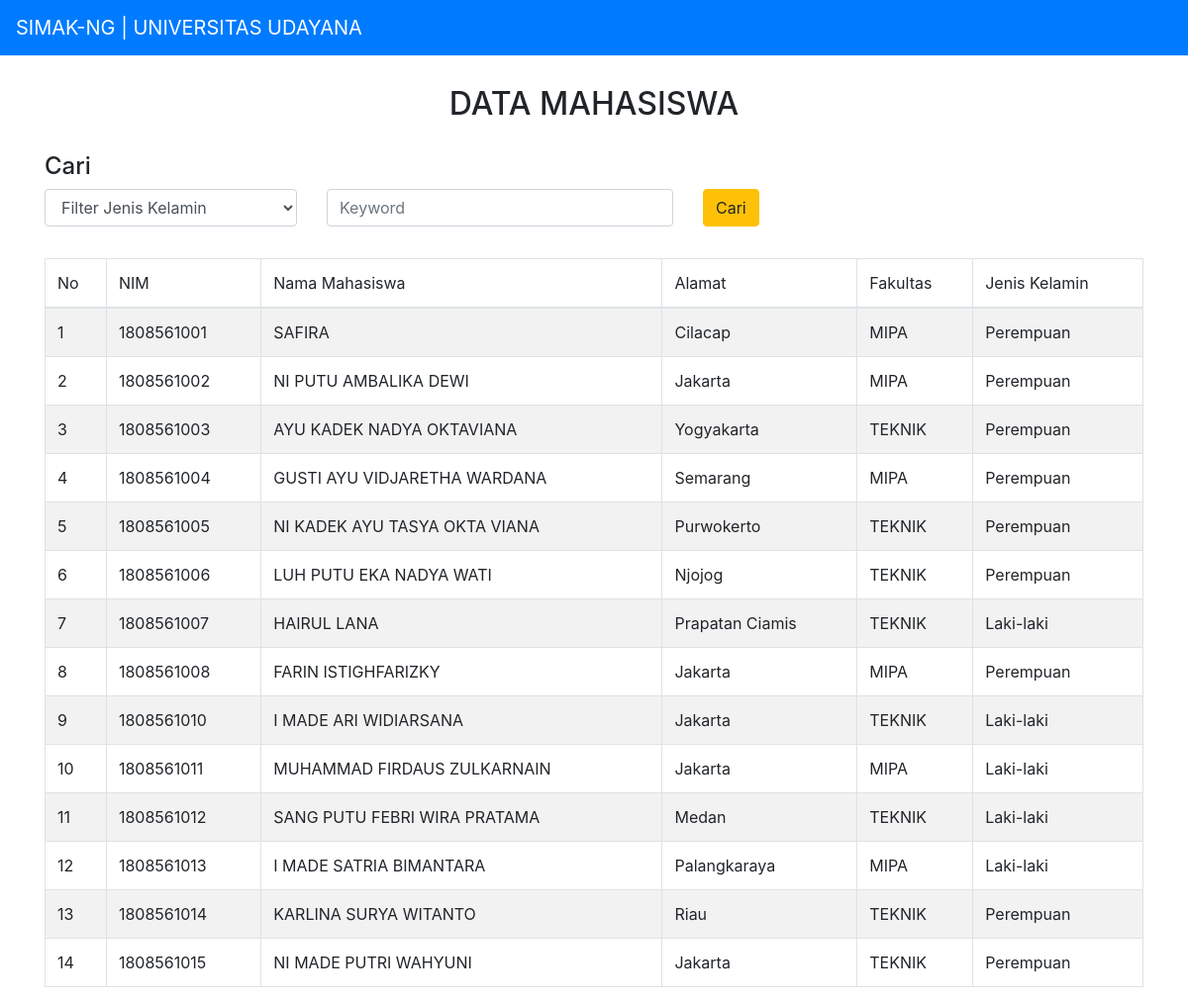
/SortingFiltering/index.php, run on the app's committed database.
### tables this page shows
CREATE TABLE `tbmahasiswa` (
  `id` int(11) NOT NULL,
  `nim` varchar(10) NOT NULL,
  `nama_mahasiswa` varchar(255) NOT NULL,
  `alamat` text NOT NULL,
  `jenis_kelamin` varchar(255) NOT NULL,
  `fakultas` varchar(255) NOT NULL
);

### SortingFiltering/index.php (the view, shortened to what this page needs)
<?php
$db = new mysqli(HOST, USER, PASS, DB);
?>
<!DOCTYPE html>
<html>
<head>
    <link rel="stylesheet" href="https://maxcdn.bootstrapcdn.com/bootstrap/4.0.0/css/bootstrap.min.css">
</head>
<body>
	<nav class="navbar navbar-dark bg-primary">
	  <a class="navbar-brand" href="index.php" style="color: #fff;">
	    SIMAK-NG | UNIVERSITAS UDAYANA
	  </a>
	</nav>
	<div class="container">
		<h2 align="center" style="margin: 30px;">DATA MAHASISWA</h2>
		<?php
			$s_jeniskelamin="";
            $s_keyword="";
		?>
		<form method="POST" action="">
	        <div class="row mb-3">
			    <div class="col-sm-12"><h4>Cari</h4></div>
			    <div class="col-sm-3">
			        <div class="form-group">
			            <select name="s_jeniskelamin" id="s_jeniskelamin" class="form-control">
			                <option value="">Filter Jenis Kelamin</option>
			            </select>
			        </div>
			    </div>
			    <div class="col-sm-4">
			        <div class="form-group">
			            <input type="text" placeholder="Keyword" name="s_keyword" id="s_keyword" class="form-control" value="<?php echo $s_keyword; ?>">
			        </div>
			    </div>
			    <div class="col-sm-4" >
			        <button id="search" name="search" class="btn btn-warning">Cari</button>
			    </div>
			</div>
		</form>
		<table class="table table-striped table-bordered" style="width:100%">
		    <thead>
		        <tr>
		            <td>No</td>
					<td>NIM</td>
		            <td>Nama Mahasiswa</td>
		            <td>Alamat</td>
		            <td>Fakultas</td>
		            <td>Jenis Kelamin</td>
		        </tr>
		    </thead>
		    <tbody>
		        <?php
		            $search_jeniskelamin = '%'. $s_jeniskelamin .'%';
		            $search_keyword = '%'. $s_keyword .'%';
		            $no = 1;
		            $query = "SELECT * FROM tbmahasiswa WHERE jenis_kelamin LIKE ? AND (nama_mahasiswa LIKE ? OR alamat LIKE ? OR jenis_kelamin LIKE ? OR jenis_kelamin LIKE ? OR nim LIKE ?) ORDER BY nim ASC";
		            $dewan1 = $db->prepare($query);
		            $dewan1->bind_param('ssssss', $search_jeniskelamin, $search_keyword, $search_keyword, $search_keyword, $search_keyword, $search_keyword);
		            $dewan1->execute();
		            $res1 = $dewan1->get_result();
		            if ($res1->num_rows > 0) {
		                while ($row = $res1->fetch_assoc()) {
							$nim = $row['nim'];
		                    $nama_mahasiswa = $row['nama_mahasiswa'];
		                    $alamat = $row['alamat'];
		                    $fakultas = $row['fakultas'];
		                    $jenis_kelamin = $row['jenis_kelamin'];
		        ?>
		            <tr>
		                <td><?php echo $no++; ?></td>
		                <td><?php echo $nim; ?></td>
		                <td><?php echo $nama_mahasiswa; ?></td>
		                <td><?php echo $alamat; ?></td>
		                <td><?php echo $fakultas; ?></td>
		                <td><?php echo $jenis_kelamin; ?></td>
		            </tr>
		        <?php } } else { ?>
		            <tr>
		                <td colspan='7'>Tidak ada data ditemukan</td>
		            </tr>
		        <?php } ?>
		    </tbody>
		</table>
    </div>
</body>
</html>

### data on the page
tbmahasiswa: nim "1808561001", nama_mahasiswa "SAFIRA", alamat "Cilacap", fakultas "MIPA", jenis_kelamin "Perempuan"
tbmahasiswa: nim "1808561002", nama_mahasiswa "NI PUTU AMBALIKA DEWI", alamat "Jakarta", fakultas "MIPA", jenis_kelamin "Perempuan"
tbmahasiswa: nim "1808561003", nama_mahasiswa "AYU KADEK NADYA OKTAVIANA", alamat "Yogyakarta", fakultas "TEKNIK", jenis_kelamin "Perempuan"
tbmahasiswa: nim "1808561004", nama_mahasiswa "GUSTI AYU VIDJARETHA WARDANA", alamat "Semarang", fakultas "MIPA", jenis_kelamin "Perempuan"
tbmahasiswa: nim "1808561005", nama_mahasiswa "NI KADEK AYU TASYA OKTA VIANA", alamat "Purwokerto", fakultas "TEKNIK", jenis_kelamin "Perempuan"
tbmahasiswa: nim "1808561006", nama_mahasiswa "LUH PUTU EKA NADYA WATI", alamat "Njojog", fakultas "TEKNIK", jenis_kelamin "Perempuan"
tbmahasiswa: nim "1808561007", nama_mahasiswa "HAIRUL LANA", alamat "Prapatan Ciamis", fakultas "TEKNIK", jenis_kelamin "Laki-laki"
tbmahasiswa: nim "1808561008", nama_mahasiswa "FARIN ISTIGHFARIZKY", alamat "Jakarta", fakultas "MIPA", jenis_kelamin "Perempuan"
tbmahasiswa: nim "1808561010", nama_mahasiswa "I MADE ARI WIDIARSANA", alamat "Jakarta", fakultas "TEKNIK", jenis_kelamin "Laki-laki"
tbmahasiswa: nim "1808561011", nama_mahasiswa "MUHAMMAD FIRDAUS ZULKARNAIN", alamat "Jakarta", fakultas "MIPA", jenis_kelamin "Laki-laki"
tbmahasiswa: nim "1808561012", nama_mahasiswa "SANG PUTU FEBRI WIRA PRATAMA", alamat "Medan", fakultas "TEKNIK", jenis_kelamin "Laki-laki"
tbmahasiswa: nim "1808561013", nama_mahasiswa "I MADE SATRIA BIMANTARA", alamat "Palangkaraya", fakultas "MIPA", jenis_kelamin "Laki-laki"
tbmahasiswa: nim "1808561014", nama_mahasiswa "KARLINA SURYA WITANTO", alamat "Riau", fakultas "TEKNIK", jenis_kelamin "Perempuan"
tbmahasiswa: nim "1808561015", nama_mahasiswa "NI MADE PUTRI WAHYUNI", alamat "Jakarta", fakultas "TEKNIK", jenis_kelamin "Perempuan"
